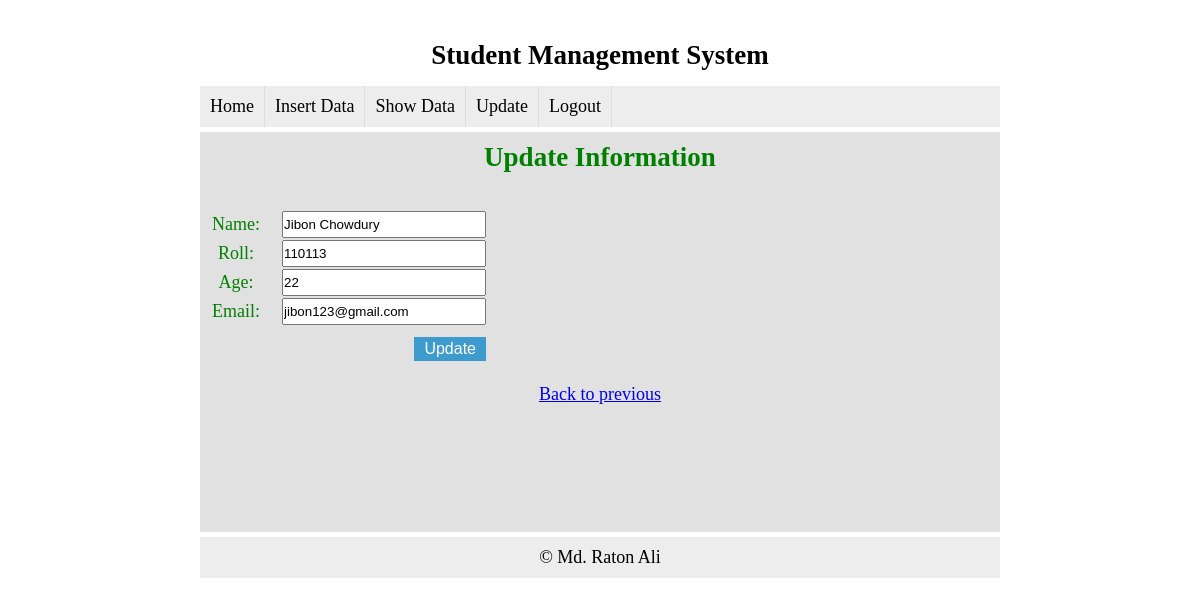
Page /update.php?id=4 (signed in) on the committed database.
### tables this page shows
CREATE TABLE IF NOT EXISTS `tbl_student` (
`st_id` int(11) NOT NULL,
  `st_name` varchar(50) NOT NULL,
  `st_roll` varchar(50) NOT NULL,
  `st_age` int(11) NOT NULL,
  `st_email` varchar(50) NOT NULL
);

### update.php (the view, shortened to what this page needs)
<?php include('header.php');?>
<?php
include('config.php');
if(isset($_REQUEST['id'])) {
	$id = $_REQUEST['id'];
}
else {
	header('location: view.php');
}
?>
<!doctype html>
<html lang="en">
<head>
</head>
<body>
<div class="content">
<h2>Update Information</h2>
<br>
<?php
$result = mysqli_query($link,"select * from tbl_student where st_id='$id'");
while($row=mysqli_fetch_array($result))
{
	$st_name_old = $row['st_name'];
	$st_roll_old = $row['st_roll'];
	$st_age_old = $row['st_age'];
	$st_email_old = $row['st_email'];
}
?>
<form action="" method="post">
<table>
	<tr>
		<td>Name: </td>
		<td><input type="text" name="st_name" value="<?php echo $st_name_old; ?>"></td>
	</tr>
	<tr>
		<td>Roll: </td>
		<td><input type="text" name="st_roll" value="<?php echo $st_roll_old; ?>"></td>
	</tr>
	<tr>
		<td>Age: </td>
		<td><input type="text" name="st_age" value="<?php echo $st_age_old; ?>"></td>
	</tr>
	<tr>
		<td>Email: </td>
		<td><input type="text" name="st_email" value="<?php echo $st_email_old; ?>"></td>
	</tr>
	<tr>
		<td></td>
		<td><input type="submit" value="Update" name="form1"></td>
	</tr>
</table>
</form>
<br>
<a href="modify.php">Back to previous</a>
</div>
<?php include('footer.php')?>
</body>
</html>

### style.css (style rules this page uses)
* { margin:0px; padding:0px; }
body { font-family: 'Times New Roman',arial; font-size:18px; }
input[type='submit'] { cursor: pointer; background-color:#3d9ccd; padding:3px 10px; color:#fff; }
.content table tr td { padding:0px 10px; }
.content table tr td input[type='text'], .content table tr td input[type='password'] { width:200px; height:23px; line-height:23px }
.content table tr td input[type='submit'] { background-color:#3d9ccd; padding:3px 10px; color:#fff; border: none; margin-top: 10px; float: right; font-size:16px; }
.main h2 { text-align:center; padding:10px; margin:5px; }
.content { text-align:center; color:green; min-height: 400px; background-color: #e1e1e1; }

### rows in the picture
tbl_student: st_name "Jibon Chowdury", st_roll "110113", st_age "22", st_email "jibon123@gmail.com"
